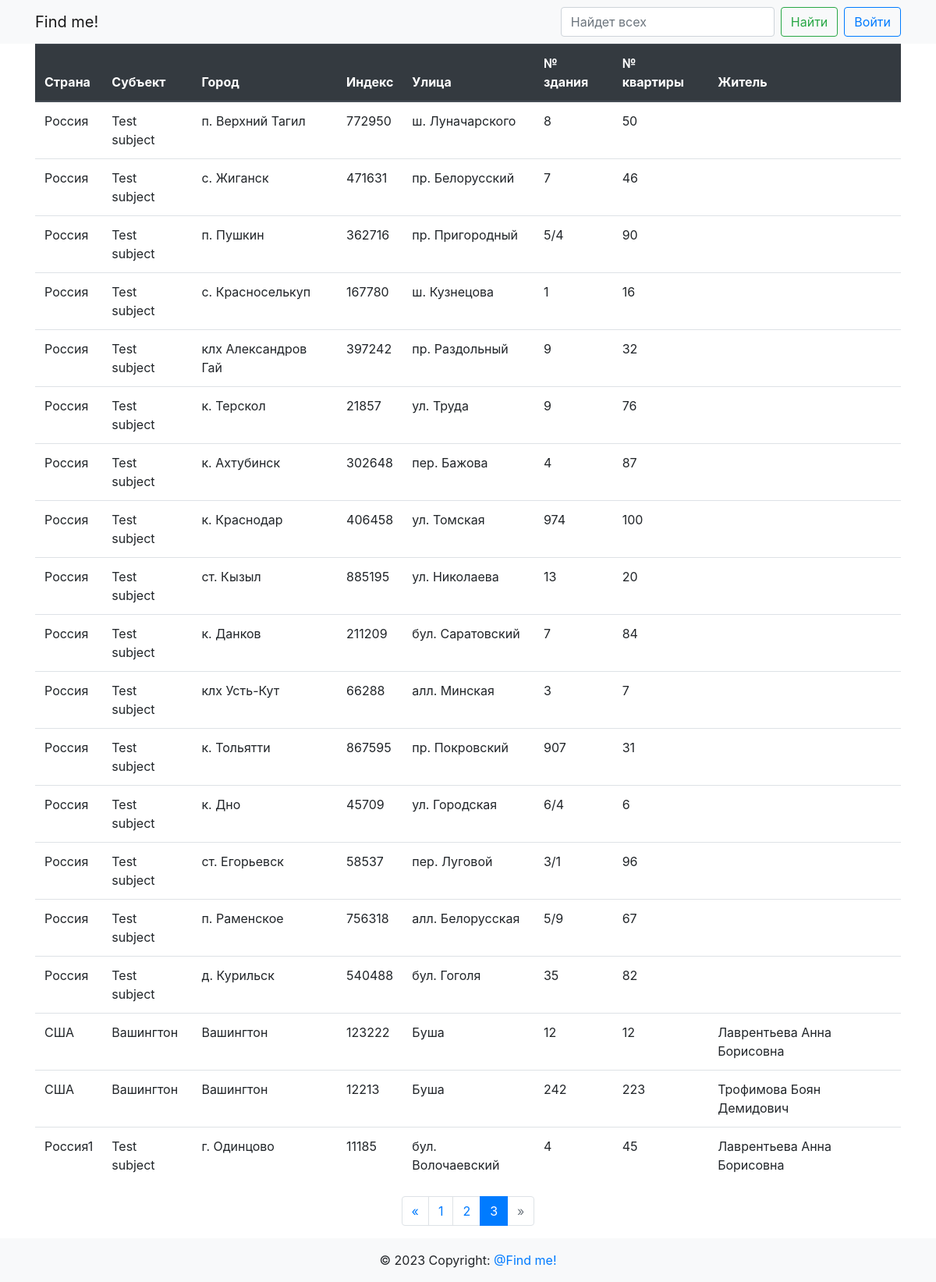
The app's page /?page=3, older data.
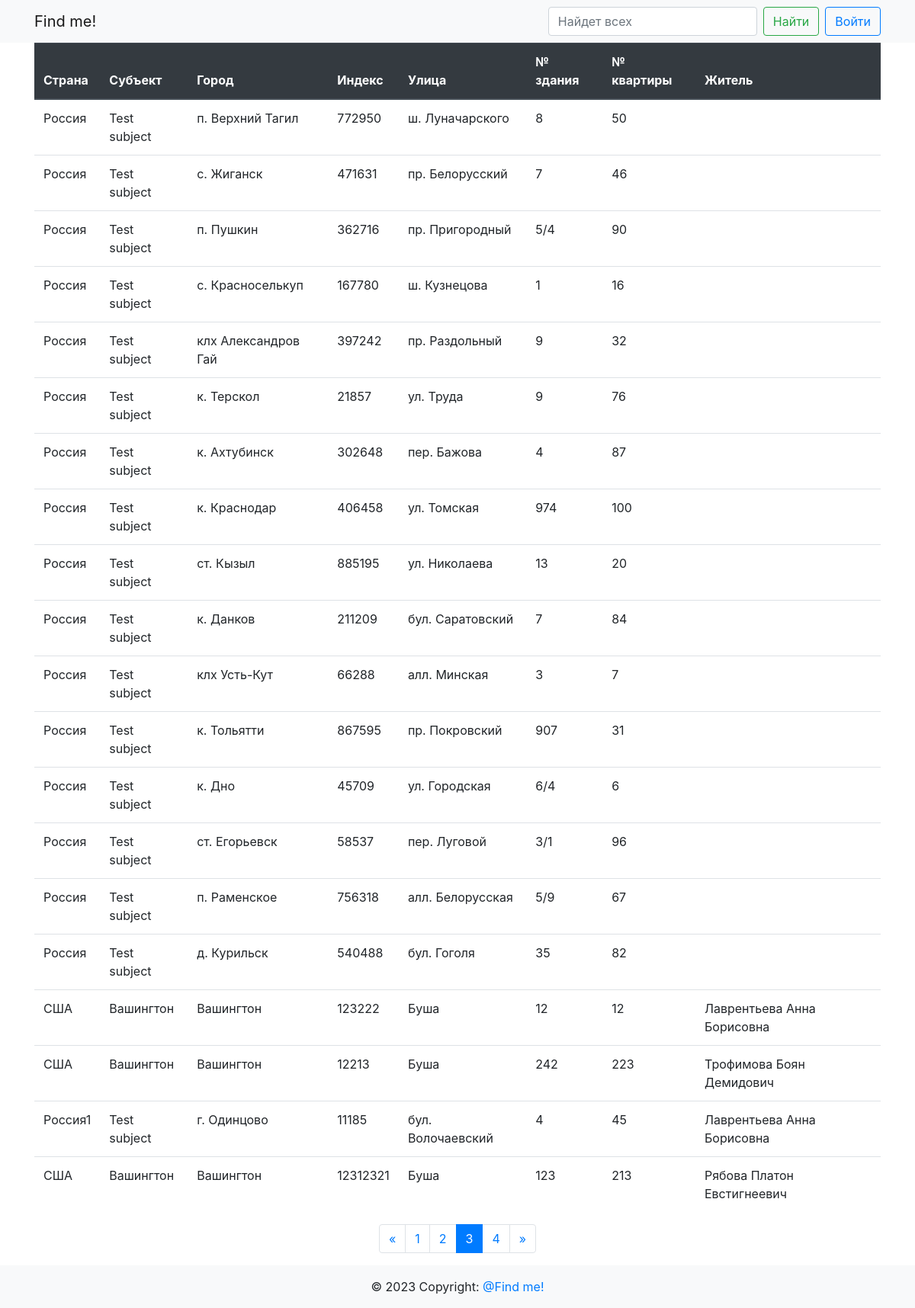
The same page, newer data.
### app/main/models.py (models this page shows)
class Adress(db.Model):
    id = db.Column(db.Integer, primary_key=True)
    country = db.Column(db.String(64), nullable=False)
    subject = db.Column(db.String(64), nullable=False)
    city = db.Column(db.String(64), nullable=False)
    index = db.Column(db.Integer, nullable=False)
    street = db.Column(db.String(64), nullable=False)
    number_building = db.Column(db.Integer, nullable=False)
    number_flat = db.Column(db.Integer, nullable=False)
    residents = db.relationship(
        "Resident",
        secondary=adressobject_resident,
        backref=db.backref("addresses", lazy="dynamic"),
    )

class Resident(db.Model):
    id = db.Column(db.Integer, primary_key=True)
    second_name = db.Column(db.String(64), nullable=False)
    first_name = db.Column(db.String(64), nullable=False)
    middle_name = db.Column(db.String(64), nullable=True)
    def __repr__(self) -> str:
        return f"{self.second_name} {self.first_name} {self.middle_name}"

### app/main/routes.py (the view, shortened to what this page needs)
@bp.route("/")
def index():
    page = request.args.get("page", 1, type=int)
    per_page = 20
    q = request.args.get("search", "")
    data = Adress.query.join(Resident, Resident.id == Adress.id)
    data = data.paginate(page=page, per_page=per_page, error_out=False)
    if data.total == 0:
        return render_template(
            "main/index.html", title="index", data=data, pages=None
        )
    pages = data.iter_pages(
        left_edge=2, left_current=2, right_current=5, right_edge=2
    )
    return render_template(
        "main/index.html", title="index", data=data, pages=pages
    )

### app/templates/main/index.html
{% extends 'base.html' %}
{% block content %}
    <div class="container">
        <table class="table">
            <thead class="thead-dark">
                <tr>
                    <th scope="col">Страна</th>
                    <th scope="col">Субъект</th>
                    <th scope="col">Город</th>
                    <th scope="col">Индекс</th>
                    <th scope="col">Улица</th>
                    <th scope="col">№ здания</th>
                    <th scope="col">№ квартиры</th>
                    <th scope="col">Житель</th>
                </tr>
            </thead>
            <tbody>
                {% for obj in data %}
                    <tr>
                        <td>{{ obj.country }}</td>
                        <td>{{ obj.subject }}</td>
                        <td>{{ obj.city }}</td>
                        <td>{{ obj.index }}</td>
                        <td>{{ obj.street }}</td>
                        <td>{{ obj.number_building }}</td>
                        <td>{{ obj.number_flat }}</td>
                        <td>
                            {% for resident in obj.residents %}{{ resident }}</br>{% endfor %}
                        </td>
                    </tr>
                {% endfor %}
            </tbody>
        </table>
    </div>
    {% if data.pages > 1 %}
        <nav>
            <ul class="pagination justify-content-center">
                {% if data.has_prev %}
                    <li class="page-item">
                        <a href="{{ url_for('main.index', page=data.prev_num) }}"
                           class="page-link">&laquo;</a>
                    </li>
                {% else %}
                    <li class="page-item disabled">
                        <span class="page-link">&laquo;</span>
                    </li>
                {% endif %}
                {% for num in pages %}
                    {% if num %}
                        {% if data.page == num %}
                            <li class="page-item active" aria-current="page">
                                <span class="page-link">{{ num }} <span class="sr-only">(current)</span></span>
                            </li>
                        {% else %}
                            <li class="page-item">
                                <a href="{{ url_for('main.index', page=num) }}" class="page-link">{{ num }}</a>
                            </li>
                        {% endif %}
                    {% elif num is none %}
                        <li class="page-item disabled">
                            <span class="page-link dots">...</span>
                        </li>
                    {% endif %}
                {% endfor %}
                {% if data.has_next %}
                    <li class="page-item">
                        <a href="{{ url_for('main.index', page=data.next_num) }}"
                           class="page-link">&raquo;</a>
                    </li>
                {% else %}
                    <li class="page-item disabled">
                        <span class="page-link">&raquo;</span>
                    </li>
                {% endif %}
            </ul>
        </nav>
    {% endif %}
{% endblock %}

### app/templates/base.html (shortened to what this page needs)
<!DOCTYPE html>
<html lang="en">
    <head>
        <link rel="stylesheet"
              href="{{ url_for("static", filename="bootstrap/css/bootstrap.min.css") }}">
    </head>
    <main>
        <nav>
            {% include "includes/nav.html" %}
        </nav>
        <body>
            {% block content %}Block 'content'{% endblock %}
        </body>
        <footer>
            {% include "includes/footer.html" %}
        </footer>
    </main>
</html>

### app/templates/includes/nav.html (shortened to what this page needs)
<nav class="navbar navbar-expand-lg navbar-light bg-light">
  <div class="container">
    <a class="navbar-brand" href="{{ url_for('main.index') }}">Find me!</a>
    <div class="collapse navbar-collapse" id="navbarTogglerDemo03">
        <form action="{{ url_for('main.index') }}"
              method="GET"
              class="form-inline my-2 my-lg-0">
          <input class="form-control mr-sm-2"
                 type="text"
                 name="search"
                 placeholder="Найдет всех"
                 aria-label="Search"/>
          <button class="btn btn-outline-success my-2 my-sm-0" type="submit">Найти</button>
        </form>
      </div>
      {% if current_user.is_authenticated %}
        <a href='{{ url_for("auth.logout") }}'
           class="btn btn-outline-primary my-2 my-sm-0 ml-2">Выйти</a
          >
        {% else %}
          <a href='{{ url_for("auth.login") }}'
             class="btn btn-outline-primary my-2 my-sm-0 ml-2">Войти</a
            >
          {% endif %}
        </div>
      </nav>

### app/templates/includes/footer.html
<footer class="page-footer font-small bg-light">
    <div class="footer-copyright text-center py-3">
        © 2023 Copyright:
        <a href="#">@Find me!</a>
    </div>
</footer>

Row changes from the older to the newer data that the page shows:
added Adress: country "США", subject "Вашингтон", city "Вашингтон", index "12312321", street "Буша", number_building "123", number_flat "213"
now on this page (row unchanged): Resident: second_name+first_name+middle_name "Рябова Платон Евстигнеевич", shown under "США"
Text that changed along with them:
new list line: "4"
